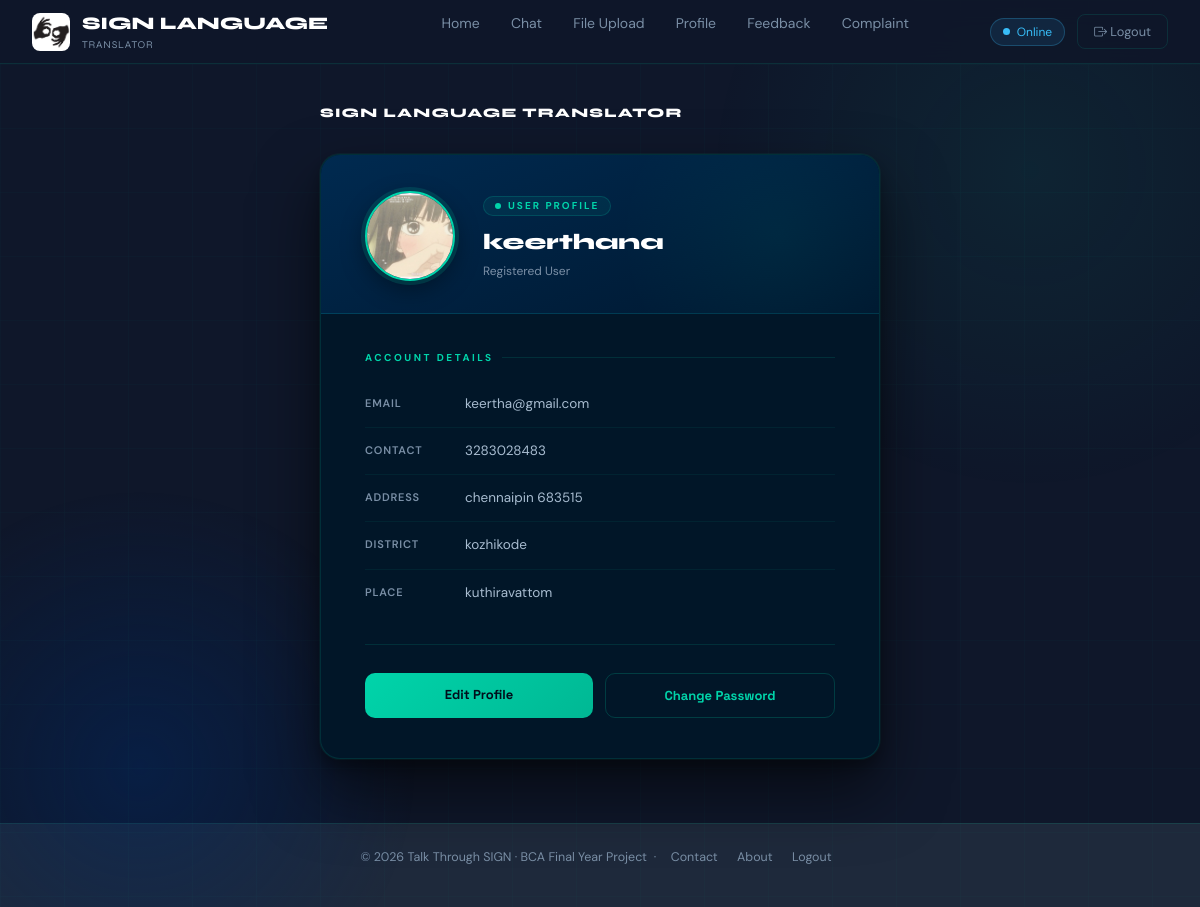
Screenshot of /User/MyProfile/ (signed in) with the database file from the repository.
### Guest/models.py (models this page shows)
class tbl_user(models.Model):
    user_photo = models.FileField(upload_to="Assets/User/Photo/")
    user_name = models.CharField(max_length=30)
    user_email = models.CharField(max_length=30)
    user_contact = models.CharField(max_length=10)
    user_address = models.CharField(max_length=30)
    user_password = models.CharField(max_length=8)
    user_status = models.IntegerField(default=0)
    place = models.ForeignKey(tbl_place, on_delete=models.CASCADE)

### Admin/models.py (models this page shows)
class tbl_place(models.Model):
    place_name=models.CharField(max_length=50)
    district=models.ForeignKey(tbl_district, on_delete=models.CASCADE)

class tbl_district(models.Model):
    district_name = models.CharField(max_length=30)

### User/views.py (the view)
# urls.py: path('MyProfile/',views.MyProfile,name="MyProfile"),
def MyProfile(request):
    if 'uid' not in request.session:
        return redirect('Guest:Login')
    data=tbl_user.objects.get(id=request.session['uid'])
    return render(request,'User/MyProfile.html',{'data':data})

### User/Templates/User/MyProfile.html (shortened to what this page needs)
{% extends 'User/Header.html' %}
{% load static %}
{% block content %}
<!DOCTYPE html>
<html lang="en">
<head>
</head>
<body>
<div class="page">
    <div class="brand">
        <div class="brand-name">SIGN LANGUAGE TRANSLATOR</div>
    </div>
    <div class="card">
        <div class="c-head">
            <img src="{{data.user_photo.url}}" class="avatar" alt="Profile Photo">
            <div class="c-head-text">
                <div class="badge"><span class="badge-dot"></span>User Profile</div>
                <div class="user-name">{{data.user_name}}</div>
                <div class="user-tag">Registered User</div>
            </div>
        </div>
        <div class="c-body">
            <div class="sec-label">Account Details</div>
            <div class="info-list">
                <div class="info-row">
                    <span class="info-key">Email</span>
                    <span class="info-val">{{data.user_email}}</span>
                </div>
                <div class="info-row">
                    <span class="info-key">Contact</span>
                    <span class="info-val">{{data.user_contact}}</span>
                </div>
                <div class="info-row">
                    <span class="info-key">Address</span>
                    <span class="info-val">{{data.user_address}}</span>
                </div>
                <div class="info-row">
                    <span class="info-key">District</span>
                    <span class="info-val">{{data.place.district.district_name}}</span>
                </div>
                <div class="info-row">
                    <span class="info-key">Place</span>
                    <span class="info-val">{{data.place.place_name}}</span>
                </div>
            </div>
            <div class="divider"></div>
            <div class="actions">
                <a href="{% url 'User:EditProfile' %}" class="btn-edit">Edit Profile</a>
                <a href="{% url 'User:ChangePassword' %}" class="btn-pass">Change Password</a>
            </div>
        </div>
    </div>
</div>
</body>
</html>
</body>
</html>
{% endblock content %}

### User/Templates/User/Header.html (style rules this page uses)
:root { --blue: #6366f1; --sky: #38bdf8; --dark: #0f172a; --card: #1e293b; --muted: #94a3b8; --border: #334155; --grad: linear-gradient(90deg, #6366f1, #38bdf8); }
* { box-sizing: border-box; margin: 0; padding: 0; }
body { font-family: 'DM Sans', sans-serif; background: var(--dark); color: #e2e8f0; min-height: 100vh; display: flex; flex-direction: column; }

### User/Templates/User/MyProfile.html (style rules this page uses)
*, *::before, *::after { box-sizing: border-box; margin: 0; padding: 0; }
:root { --navy-deepest: #000d1a; --navy-dark: #001229; --navy-mid: #001f3f; --navy-card: #011628; --teal: #00d4aa; --teal-soft: #00b894; --white: #ffffff; --muted: #7a8fa6; --subtle: #a8bcd0; --border: rgba(0,212,170,0.13); }
.page { position: relative; z-index: 10; max-width: 560px; margin: 0 auto; animation: fadeUp 0.7s cubic-bezier(0.16,1,0.3,1) both; }
.brand { display: flex; align-items: center; gap: 12px; margin-bottom: 30px; }
.brand-name { font-family: 'Syne', sans-serif; font-size: 13px; font-weight: 800; color: var(--white); letter-spacing: 1.2px; }
.card { background: var(--navy-card); border-radius: 20px; border: 1px solid var(--border); box-shadow: 0 0 0 1px rgba(0,212,170,0.06), 0 32px 64px rgba(0,0,0,0.55), 0 8px 16px rgba(0,0,0,0.3); overflow: hidden; }
.c-head { background: linear-gradient(160deg, #002a50 0%, #001830 100%); padding: 36px 44px 32px; border-bottom: 1px solid var(--border); position: relative; overflow: hidden; display: flex; align-items: center; gap: 28px; }
.c-head::after { content: ''; position: absolute; width: 320px; height: 320px; background: radial-gradient(circle, rgba(0,212,170,0.06) 0%, transparent 70%); top: -80px; right: -60px; pointer-events: none; }
.avatar { width: 90px; height: 90px; border-radius: 50%; object-fit: cover; border: 2px solid var(--teal); box-shadow: 0 0 0 4px rgba(0,212,170,0.15), 0 8px 24px rgba(0,0,0,0.4); flex-shrink: 0; position: relative; z-index: 2; }
.c-head-text { position: relative; z-index: 2; }
.badge { display: inline-flex; align-items: center; gap: 7px; background: rgba(0,212,170,0.07); border: 1px solid rgba(0,212,170,0.18); border-radius: 30px; padding: 4px 11px; font-size: 10px; font-weight: 700; color: var(--teal); letter-spacing: 2px; text-transform: uppercase; margin-bottom: 10px; }
.badge-dot { width: 6px; height: 6px; background: var(--teal); border-radius: 50%; animation: pulse 2.2s ease-in-out infinite; }
.user-name { font-family: 'Syne', sans-serif; font-size: 22px; font-weight: 800; color: var(--white); margin-bottom: 3px; }
.user-tag { font-size: 12px; color: var(--muted); }
.c-body { padding: 36px 44px 40px; }
.sec-label { font-size: 10px; font-weight: 700; letter-spacing: 2.5px; text-transform: uppercase; color: var(--teal); display: flex; align-items: center; gap: 8px; margin-bottom: 16px; }
.sec-label::after { content: ''; flex: 1; height: 1px; background: var(--border); }
.info-list { display: flex; flex-direction: column; }
.info-row { display: flex; align-items: flex-start; padding: 13px 0; border-bottom: 1px solid rgba(0,212,170,0.07); }
.info-row:last-child { border-bottom: none; }
.info-key { font-size: 11px; font-weight: 600; letter-spacing: 0.8px; text-transform: uppercase; color: var(--muted); width: 100px; flex-shrink: 0; padding-top: 1px; }
.info-val { font-size: 13.5px; color: var(--subtle); flex: 1; line-height: 1.5; }
.divider { height: 1px; background: var(--border); margin: 28px 0; }
.actions { display: flex; gap: 12px; }
.btn-edit { flex: 1; padding: 12px; background: linear-gradient(135deg, var(--teal), var(--teal-soft)); border: none; border-radius: 10px; font-family: 'Space Grotesk', sans-serif; font-size: 13px; font-weight: 700; color: var(--navy-deepest); text-decoration: none; text-align: center; transition: transform 0.25s, box-shadow 0.25s; position: relative; overflow: hidden; }
.btn-edit::before { content: ''; position: absolute; top: 0; left: -100%; width: 100%; height: 100%; background: linear-gradient(90deg, transparent, rgba(255,255,255,0.18), transparent); transition: left 0.45s; }
.btn-pass { flex: 1; padding: 12px; background: transparent; border: 1px solid rgba(0,212,170,0.2); border-radius: 10px; font-family: 'Space Grotesk', sans-serif; font-size: 13px; font-weight: 700; color: var(--teal); text-decoration: none; text-align: center; transition: all 0.25s; }

### rows the page displays
tbl_user: user_photo (picture), user_name "keerthana", user_email "keertha@gmail.com", user_contact "3283028483", user_address "chennaipin 683515", place.district.district_name "kozhikode", place.place_name "kuthiravattom"
